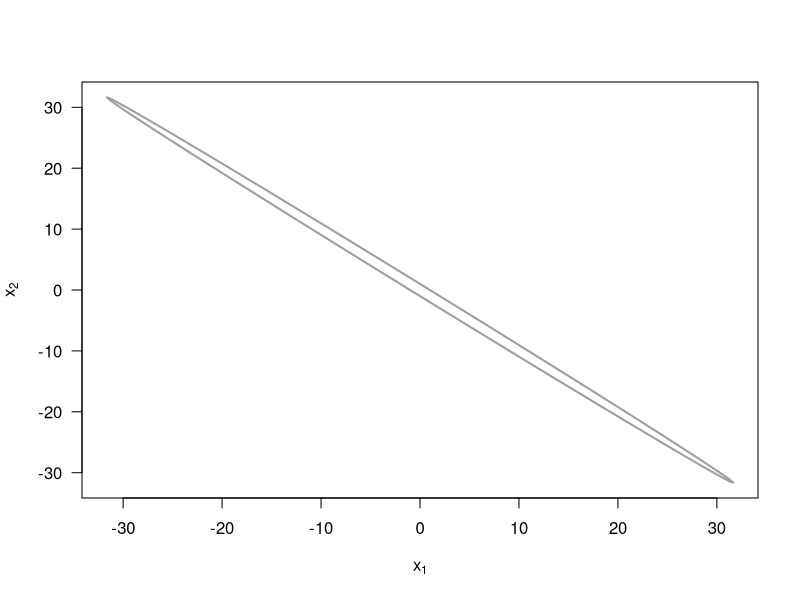
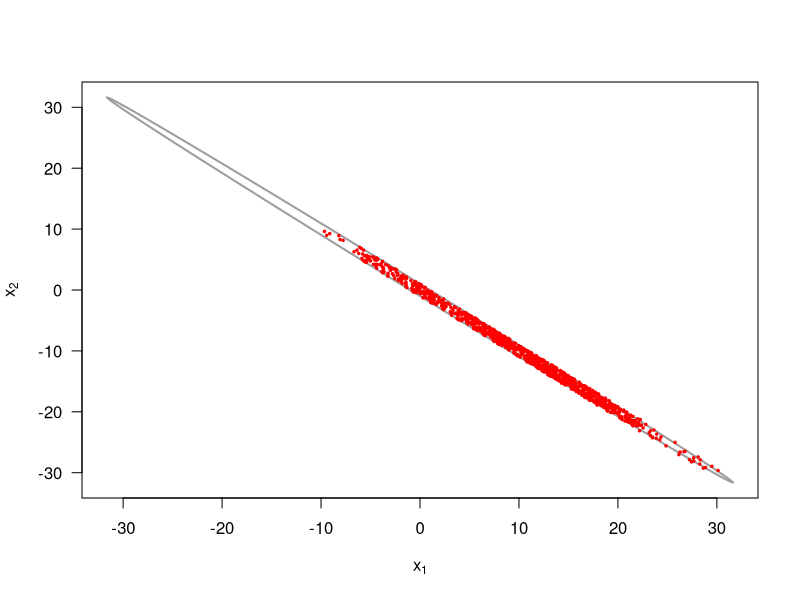
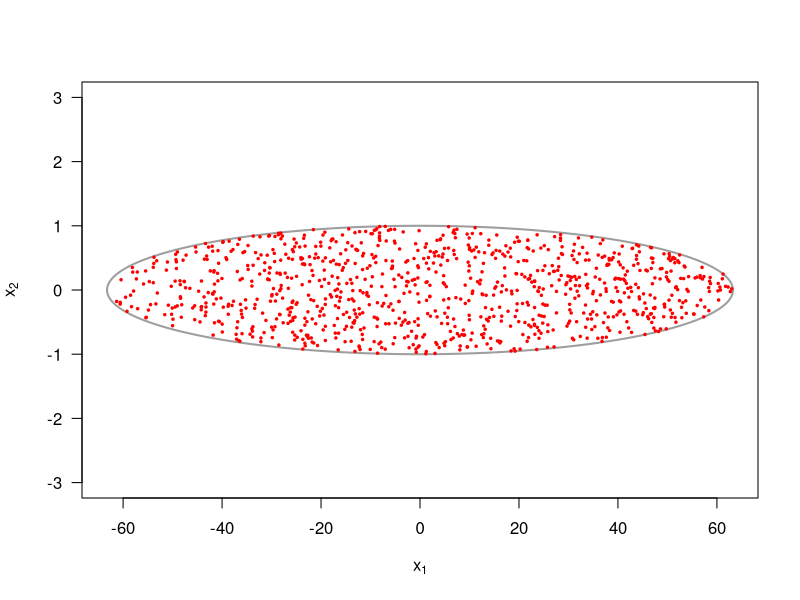

Generate these figures, in order, with R:
## ---- chunk 1
knitr::opts_chunk$set(echo = TRUE)
## ---- chunk 2

## ---- chunk 3


## ---- chunk 4

## ---- chunk 5



## ---- chunk 6



## ---- chunk 7



## ---- chunk 8
# 2.a
###############################
### Boundary ellipse 
### for Gibbs sampling example
### from Lecture 4
### Fall 2023, by Frank Miller
###############################
w  <- 1.999
xv <- seq(-1, 1, by=0.01) * 1/sqrt(1-w^2/4)  # a range of x1-values, where the term below the root is non-negative (compare Lecture 4)
plot(xv, xv, type="n", xlab=expression(x[1]), ylab=expression(x[2]), las=1)
# ellipse
lines(xv, -(w/2)*xv-sqrt(1-(1-w^2/4)*xv^2), lwd=2, col=8)
lines(xv, -(w/2)*xv+sqrt(1-(1-w^2/4)*xv^2), lwd=2, col=8)

## ---- chunk 9
# 2.c
#Gibbs sampling
f1_cond <- function(x2){
  return(runif(1, min = -0.9995*x2 - sqrt(1-0.00099975*x2), max = -0.9995*x2 + sqrt(1-0.00099975*x2)))
}
f2_cond <- function(x1){
  return(runif(1, min = -0.9995*x1 - sqrt(1-0.00099975*x1), max = -0.9995*x1 + sqrt(1-0.00099975*x1)))
}

set.seed(12345)
n <- 1000
x1 <- 0
x2 <- 0
X1 <- c()
X2 <- c()
for(i in 1:n){
  x1 <- f1_cond(x2)
  x2 <- f2_cond(x1)
  X1 <- c(X1, x1)
  X2 <- c(X2, x2)
}

w  <- 1.999
xv <- seq(-1, 1, by=0.01) * 1/sqrt(1-w^2/4)  # a range of x1-values, where the term below the root is non-negative (compare Lecture 4)
plot(xv, xv, type="n", xlab=expression(x[1]), ylab=expression(x[2]), las=1)
# ellipse
lines(xv, -(w/2)*xv-sqrt(1-(1-w^2/4)*xv^2), lwd=2, col=8)
lines(xv, -(w/2)*xv+sqrt(1-(1-w^2/4)*xv^2), lwd=2, col=8)
#Add the points X1 and X2 to the graph
points(X1, X2, col = "red", pch = 20, cex = 0.5)

## ---- chunk 10
#Determine P(X1 > 0)

means <- c()
for(i in 1:100){
  set.seed(i)
  n <- 1000
  x1 <- 0
  x2 <- 0
  X1 <- c()
  X2 <- c()
  for(i in 1:n){
    x1 <- f1_cond(x2)
    x2 <- f2_cond(x1)
    X1 <- c(X1, x1)
    X2 <- c(X2, x2)
  }
  means <- c(means, mean(X1 > 0))
}
#mean(means)

## ---- chunk 11
#2.e

#Gibbs sampling
xv <- seq(-sqrt(4000), sqrt(4000) , by=0.01)   # a range of x1-values, where the term below the root is non-negative (compare Lecture 4)
plot(xv, xv, type="n", xlab=expression(x[1]), ylab=expression(x[2]), las=1, ylim = c(-3,3))
# ellipse
lines(xv, -sqrt(1-xv^2*0.00025)/(0.99975), lwd=2, col=8)
lines(xv, sqrt(1-xv^2*0.00025)/(0.99975), lwd=2, col=8)

u1_given_ <- function(u2){
  return(runif( 1, min = -sqrt((1-u2^2*0.00025)/0.99975), max = sqrt((1-u2^2*0.00025)/0.99975) ))
}
u2_given_ <- function(u1){
  return(runif(1, min = -sqrt((1-u1^2*0.99975)/0.00025), max = sqrt((1-u1^2*0.99975)/0.00025) ))
}

means <- c()
for(i in 1:100){
  set.seed(i)
  n <- 1000
  u1 <- 0
  u2 <- 0
  U1 <- c()
  U2 <- c()
  for(i in 1:n){
    u1 <- u1_given_(u2)
    u2 <- u2_given_(u1)
    U1 <- c(U1, u1)
    U2 <- c(U2, u2)
  }
  means <- c(means, mean(U1 > 0))
}
#mean(means)
points(U2, U1, col = "red", pch = 20, cex = 0.5)
